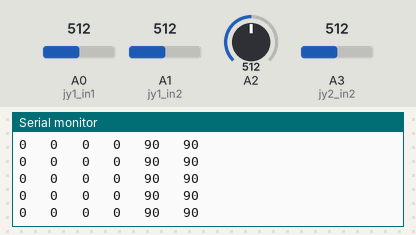
Bench run of a sketch on a simulated Arduino Mega 2560, built with avr-gcc and run on an emulated ATmega2560. Parts: the last lines printed to the serial monitor. Inputs (shaded band) come from the test bench; at power-on: A0 (jy1_in1) = 512, A1 (jy1_in2) = 512, A2 = 512, A3 (jy2_in2) = 512. No radio packets arrive unless stated.

Above: at 1.2 s.
1.3 s: A0 (jy1_in1) set to 550
At 2.1 s:
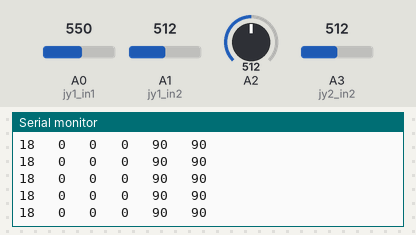
4.3 s: A1 (jy1_in2) set to 705
At 5.4 s:
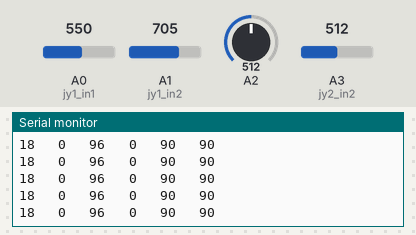
7.3 s: A1 (jy1_in2) set to 722
At 8.0 s:
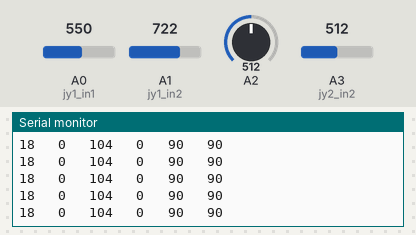
8.8 s: A2 set to 62
At 9.4 s:
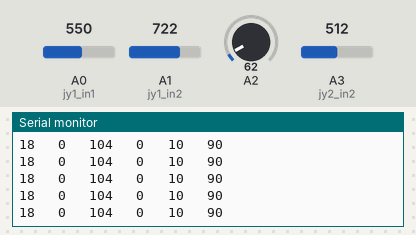
11.8 s: A2 set to 52
At 12.6 s:
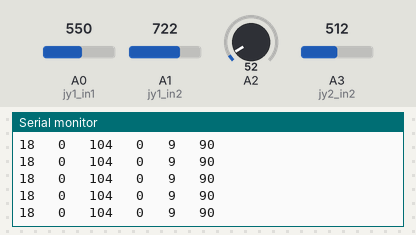
Timing chart, 0 to 14.8 s (numbered marks = the images above; inputs shaded):
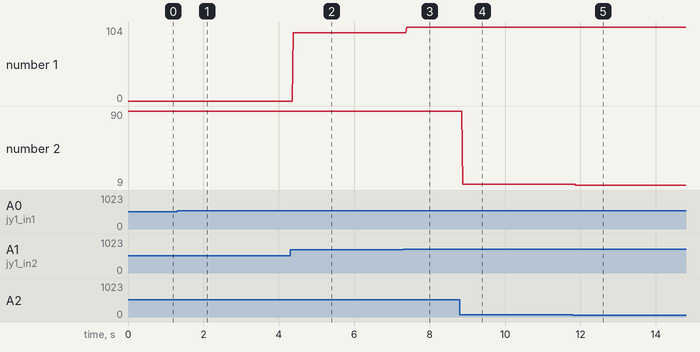

Measured:
- after the input at 1.3 s, the serial monitor: prints a new line after 0.09 s (image 1)
- after the input at 4.3 s, the serial monitor: prints a new line after 0.09 s (image 2)
- after the input at 7.3 s, the serial monitor: prints a new line after 0.09 s (image 3)
- after the input at 8.8 s, the serial monitor: prints a new line after 0.08 s (image 4)
- after the input at 11.8 s, the serial monitor: prints a new line after 0.08 s (image 5)
- plotted number 1: 0 → 96 after the input at 4.3 s, 96 → 104 after the input at 7.3 s
- plotted number 2: 10 → 9 after the input at 11.8 s

The sketch:

control_joystick.ino
```cpp
#include <nRF24L01.h>
#include <RF24.h>
#include <RF24_config.h>
#include <SPI.h>

//definicion lecturas analogicas joystick
int set_jy1_1;
int set_jy1_2;
int jy1_in1=0;
int jy1_in2=1;

int set_jy2_1;
int set_jy2_2;
int jy2_in1=2;
int jy2_in2=3;

int msg[16];                             // Array a transmitir
RF24 radio(9,53);                        // Creamos un objeto radio del tipo RF2$
const uint64_t pipe = 0xE8E8F0F0E1LL;    // Usamos este canal

void setup(void){
  Serial.begin(9600);
  radio.begin();
  radio.openWritingPipe(pipe);           // Abrir para escribir

  set_jy1_1=analogRead(jy1_in1);
  set_jy1_2=analogRead(jy1_in2);

  set_jy2_1=analogRead(jy1_in1);
  set_jy2_2=analogRead(jy2_in2);
}
void loop(void)
{
  int p1=constrain(analogRead(0),set_jy1_1,1023);
  int p2=constrain(analogRead(0),0,set_jy1_1);

  int p3=constrain(analogRead(1),set_jy1_2,1023);
  int p4=constrain(analogRead(1),0,set_jy1_2);
  /*
  int p5=constrain(analogRead(2),set_jy1_1,1023);
  int p6=constrain(analogRead(2),0,set_jy1_1);

  int p7=constrain(analogRead(3),set_jy1_2,1023);
  int p8=constrain(analogRead(3),0,set_jy1_2);
  */
  msg[0]=map(p1,set_jy1_1,1023,0,255);
  msg[1]=map(p2,set_jy1_1,0,0,255);
  msg[2]=map(p3,set_jy1_2,1023,0,255);
  msg[3]=map(p4,set_jy1_2,0,0,255);

  msg[4]=map(analogRead(2),0,1023,0,180);
  msg[5]=map(analogRead(3),0,1023,0,180);

  Serial.print(msg[0]);
  Serial.print("   ");
  Serial.print(msg[1]);
  Serial.print("   ");
  Serial.print(msg[2]);
  Serial.print("   ");
  Serial.print(msg[3]);
  Serial.print("   ");
  Serial.print(msg[4]);
  Serial.print("   ");
  Serial.println(msg[5]);

  radio.write(msg, 16);
}
```
